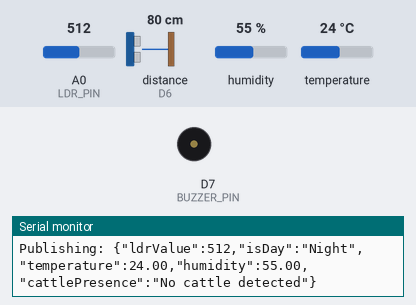
A sketch run on a simulated ESP8266 (NodeMCU). On the bench: buzzer (waves = sounding, pin HIGH), the last lines printed to the serial monitor. Wiring (inferred from the names in the program): ultrasonic range finder: trigger D5; echo D6. The test bench sets the inputs (shaded band); at power-on: distance to the obstacle (sensor on D6) 80 cm, A0 (LDR_PIN) = 512, humidity 55 %, temperature 24 °C. The echo pulse lasts 58.3 µs per cm; WiFi joins after 1.5 s; servers stay silent unless stated; no MQTT or app messages arrive unless stated; pins used as bus, display or sensor lines are not drawn.

Above: at 2.7 s.
2.8 s: distance to the obstacle (sensor on D6) set to 54 cm
5.5 s: distance to the obstacle (sensor on D6) set to 47 cm
At 6.0 s:
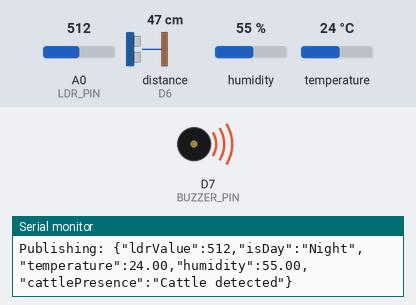
8.2 s: A0 (LDR_PIN) set to 485
Timing chart, 0 to 11.2 s (numbered marks = the images above; inputs shaded):
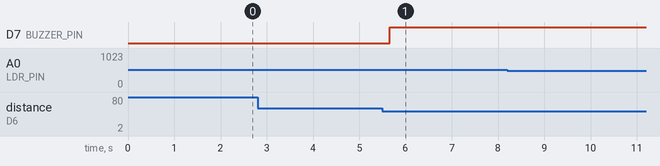

Measured:
- the behaviour switches between 51 and 50 cm on distance to the obstacle (sensor on D6) (found by bisection; images 0 and 1)
- after the input at 5.5 s, D7 (BUZZER_PIN): LOW → HIGH after 0.16 s

The sketch:

mqtt_envv.ino
```cpp
#include <ESP8266WiFi.h>
#include <PubSubClient.h>
#include <DHT.h>

// Pin definitions
#define DHT_PIN  D2
#define LDR_PIN  A0
#define TRIG_PIN D5
#define ECHO_PIN D6
#define BUZZER_PIN D7  // Buzzer +ve connected here, negative to GND

// Constants
#define DHTTYPE DHT11
#define DAY_THRESHOLD 500   // Adjust as per your calibration

// WiFi credentials
const char* ssid = "CMRIT CAMPUS WIFI";
const char* password = "password";

// MQTT broker details
const char* mqtt_server = "broker.emqx.io";
const int mqtt_port = 1883;
const char* mqtt_topic = "farm/environment";

WiFiClient espClient;
PubSubClient client(espClient);
DHT dht(DHT_PIN, DHTTYPE);

void setup_wifi() {
  delay(10);
  Serial.println();
  Serial.print("Connecting to ");
  Serial.println(ssid);

  WiFi.begin(ssid, password);
  while (WiFi.status() != WL_CONNECTED) {
    delay(500);
    Serial.print(".");
  }
  Serial.println("");
  Serial.println("WiFi connected");
  Serial.print("IP address: ");
  Serial.println(WiFi.localIP());
}

void reconnect() {
  while (!client.connected()) {
    Serial.print("Attempting MQTT connection...");
    if (client.connect("ESP8266Client")) {
      Serial.println("connected");
    } else {
      Serial.print("failed, rc=");
      Serial.print(client.state());
      Serial.println(" try again in 5 seconds");
      delay(5000);
    }
  }
}

long getDistanceCm() {
  digitalWrite(TRIG_PIN, LOW);
  delayMicroseconds(2);
  digitalWrite(TRIG_PIN, HIGH);
  delayMicroseconds(10);
  digitalWrite(TRIG_PIN, LOW);

  long duration = pulseIn(ECHO_PIN, HIGH, 30000);  // Timeout 30 ms
  if (duration == 0) return -1;  // No pulse received => out of range
  long distanceCm = duration * 0.034 / 2;
  return distanceCm;
}

void setup() {
  Serial.begin(115200);

  pinMode(LDR_PIN, INPUT);
  pinMode(TRIG_PIN, OUTPUT);
  pinMode(ECHO_PIN, INPUT);
  pinMode(BUZZER_PIN, OUTPUT);
  digitalWrite(BUZZER_PIN, LOW);  // Buzzer off initially (active HIGH)

  dht.begin();

  setup_wifi();
  client.setServer(mqtt_server, mqtt_port);

  Serial.println("Setup complete. Starting sensor readings...");
}

void loop() {
  if (!client.connected()) reconnect();
  client.loop();

  int ldrValue = analogRead(LDR_PIN);
  bool isDay = (ldrValue < DAY_THRESHOLD);

  float temperature = dht.readTemperature();
  float humidity = dht.readHumidity();

  long distance = getDistanceCm();

  String cattlePresence;
  if (distance > 0 && distance < 50) {
    digitalWrite(BUZZER_PIN, HIGH);  // Buzzer ON (active HIGH)
    cattlePresence = "Cattle detected";
  } else {
    digitalWrite(BUZZER_PIN, LOW);   // Buzzer OFF
    if (distance == -1) {
      cattlePresence = "Out of range";
    } else {
      cattlePresence = "No cattle detected";
    }
  }

  // Format JSON payload excluding food recommendation
  String payload = "{";
  payload += "\"ldrValue\":" + String(ldrValue) + ",";
  payload += "\"isDay\":\"" + String(isDay ? "Day" : "Night") + "\",";
  payload += "\"temperature\":" + String(temperature, 2) + ",";
  payload += "\"humidity\":" + String(humidity, 2) + ",";
  payload += "\"cattlePresence\":\"" + cattlePresence + "\"";
  payload += "}";

  Serial.print("Publishing: ");
  Serial.println(payload);

  client.publish(mqtt_topic, payload.c_str());

  delay(2000);
}
```
